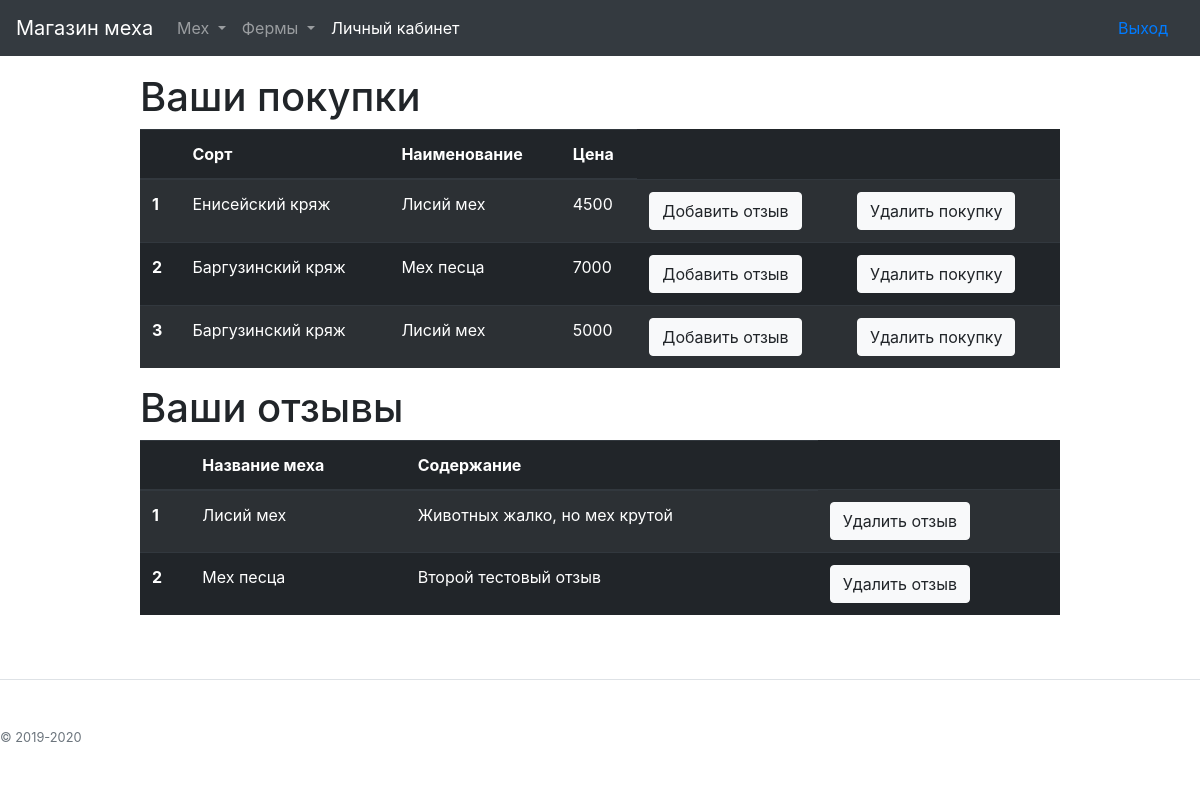
/profile/ (signed in), run on the app's committed database.
### fur_shop/models.py (models this page shows)
class Purchase(models.Model):
    purchase_id = models.AutoField(primary_key=True)
    user_id = models.IntegerField(default=0)
    fur = models.ForeignKey(Fur, on_delete=models.CASCADE)
    object = models.Manager()

class Fur(models.Model):
    fur_id = models.IntegerField(primary_key=True)
    name = models.CharField(max_length=50)
    sort = models.CharField(max_length=50)
    farm = models.ForeignKey(Farm, on_delete=models.CASCADE)
    price = models.IntegerField()

class Review(models.Model):
    review_id = models.AutoField(primary_key=True)
    fur = models.ForeignKey(Fur, on_delete=models.CASCADE)
    text = models.CharField(max_length=300)
    user_id = models.IntegerField(default=0)
    object = models.Manager()

### fur_shop/views.py (the view)
# urls.py: path('profile/', views.PurchaseView, name = 'profile'),
def PurchaseView(request):
    purchases = Purchase.object.all().filter(user_id=request.user.id)
    reviews = Review.object.all().filter(user_id=request.user.id)
    return render(request, "profile.html", {"purchases": purchases, "reviews":reviews})

### Templates/profile.html (shortened to what this page needs)
{% extends 'base.html' %}
{% load crispy_forms_tags %}
{% block content %}
<h1>Ваши покупки</h1>
<table class="table table-striped table-dark">
    <thead >
    <tr>
        <th scope="col"></th>
        <th scope="col">Сорт</th>
        <th scope="col">Наименование</th>
        <th scope="col">Цена</th>
    </tr>
    </thead>
    <tbody>
    {% for purchase in purchases %}
        <tr>
            <th scope="row">{{ forloop.counter }}</th>
            <td>{{ purchase.fur.sort }}</td>
            <td>{{ purchase.fur.name }}</td>
            <td>{{ purchase.fur.price}}</td>
            <td><a href="{% url 'review' purchase.fur_id %}" class=" btn btn-light" >Добавить отзыв</a></td>
            <td><a href="{% url 'purchase_delete' purchase.purchase_id %}" class=" btn btn-light" >Удалить покупку</a></td>
        </tr>
    {% endfor %}
    </tbody>
</table>
<h1>Ваши отзывы</h1>
<table class="table table-striped table-dark">
    <thead >
    <tr>
        <th scope="col"></th>
        <th scope="col">Название меха</th>
        <th scope="col">Содержание</th>
    </tr>
    </thead>
    <tbody>
    {% for rv in reviews %}
        <tr>
            <th scope="row">{{ forloop.counter }}</th>
            <td>{{ rv.fur.name }}</td>
            <td>{{ rv.text }}</td>
            <td><a href="{% url 'review_delete' rv.review_id %}" class=" btn btn-light" >Удалить отзыв</a></td>
        </tr>
    {% endfor %}
    </tbody>
</table>
{% endblock %}

### data on the page
Purchase: fur.sort "Енисейский кряж", fur.name "Лисий мех", fur.price "4500"
Purchase: fur.sort "Баргузинский кряж", fur.name "Мех песца", fur.price "7000"
Purchase: fur.sort "Баргузинский кряж", fur.name "Лисий мех", fur.price "5000"
Review: fur.name "Лисий мех", text "Животных жалко, но мех крутой"
Review: fur.name "Мех песца", text "Второй тестовый отзыв"
